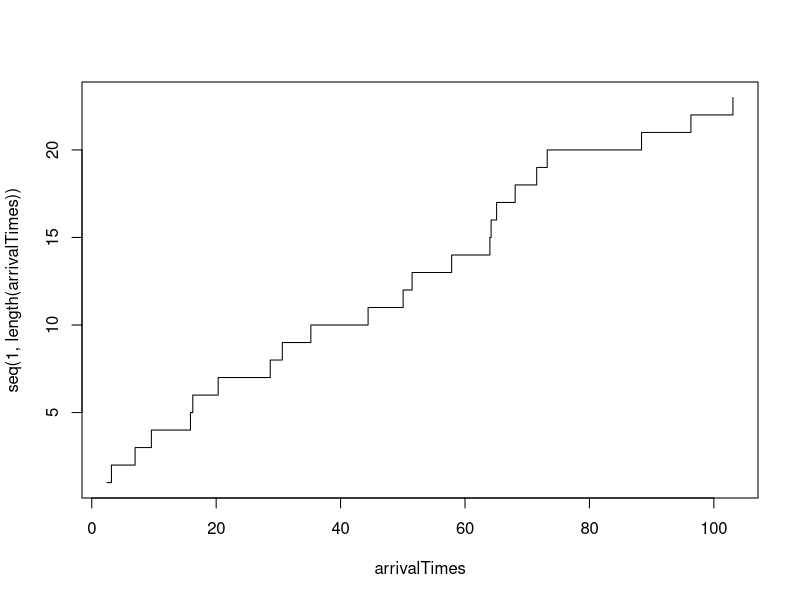
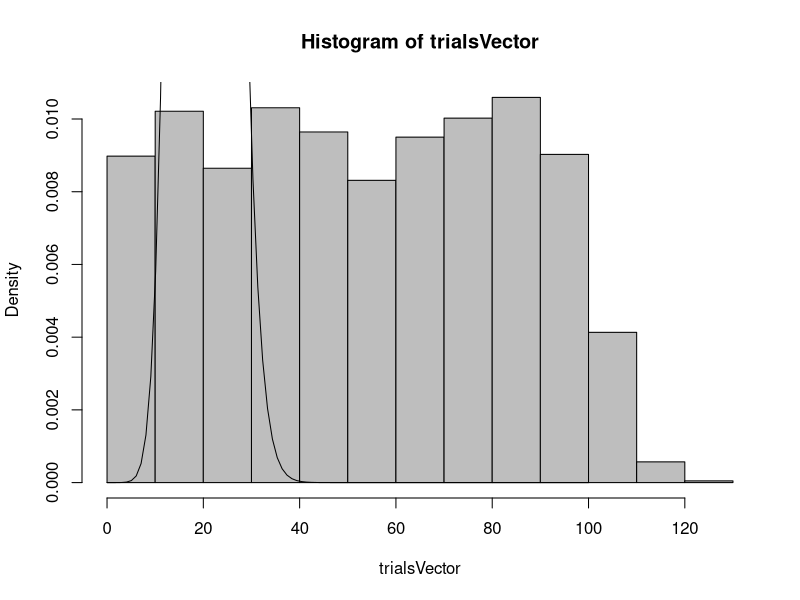
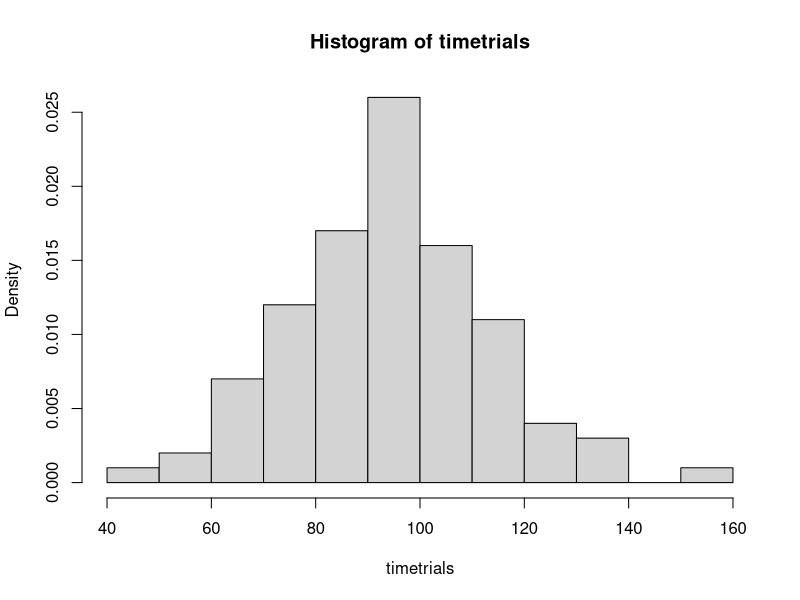

Reproduce these figures in R, in order.
## ---- chunk 1
knitr::opts_chunk$set(echo = TRUE)
## ---- chunk 2
rateParam = 1/5

time <- 0
arrivalTimes <- NULL  #not the most efficient way to do this in terms of memory
while(time < 100)
{
	waitTime <- rexp(1, rate = rateParam)
	time <- time + waitTime
	arrivalTimes <- c(arrivalTimes, time)
}

plot(arrivalTimes, seq(1, length(arrivalTimes)), type = 's')


## ---- chunk 3
rateParam = 1/5

trials <- list()

for(i in 1:100){
  
  arrivalTimes <- NULL  #not the most efficient way to do this in terms of memory
  time <- 0
  
  while(time < 100)
  {
	  waitTime <- rexp(1, rate = rateParam)
	  time <- time + waitTime
	  arrivalTimes <- c(arrivalTimes, time)
  }
  arrivalTimes
  trials[[i]] <- arrivalTimes
}
#plot(arrivalTimes, seq(1, length(arrivalTimes)), type = 's')

## ---- chunk 4

trialsVector <- numeric()

for(i in 1:100){
  trialsVector <- c(trialsVector, trials[[i]])
}



hist(trialsVector, freq = F,col="grey")
xlines <-seq(0,100,length.out=100) #seq of x for pdf
lines(x = xlines,y=dpois(round(xlines),rateParam*100))

## ---- chunk 5

num0to50 <- sum(trialsVector<=50)
num50to100 <- sum(trialsVector<=100) - num0to50

## ---- chunk 6

rateParam = 1/5

timetrials <- numeric()

for(i in 1:100){
  
  arrivalTimes <- NULL  #not the most efficient way to do this in terms of memory
  time <- 0
  j<-1
  
  while(j < 20)
  {
	  waitTime <- rexp(1, rate = rateParam)
	  time <- time + waitTime
	  arrivalTimes <- c(arrivalTimes, time)
	  j <- j+1
  }
  timetrials[i] <- time
}


hist(timetrials, freq = F)

